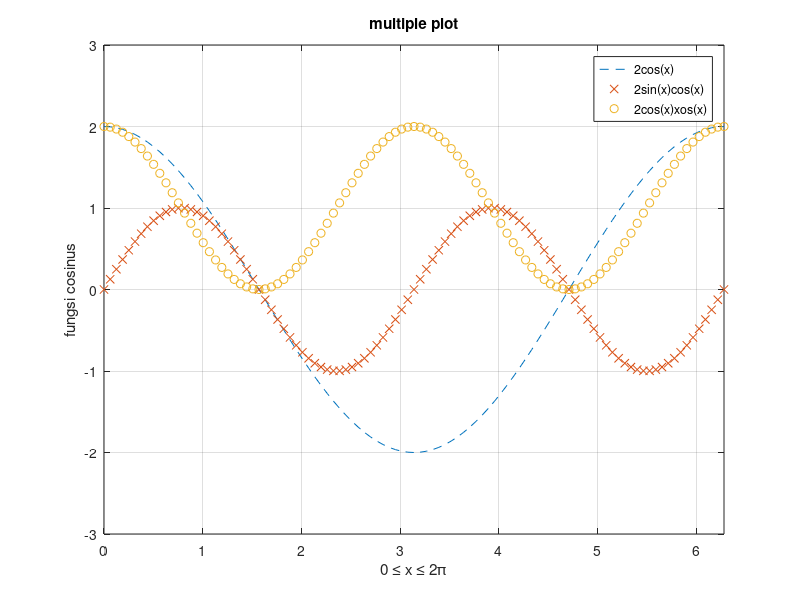

Reproduce this figure in MATLAB.
clc

x  = 0:pi/50:2*pi;
y1 = 2*cos(x);
y2 = 2*sin(x).*(cos(x));
y3 = 2*(cos(x)).^2;

plot (x,y1, '--',x,y2,'x',x,y3,'o')
xlabel ('0 \leq x \leq 2\pi')
ylabel 'fungsi cosinus'
legend ('2cos(x)','2sin(x)cos(x)','2cos(x)xos(x)')
title ('multiple plot')
axis([0 2*pi -3 3])
grid on